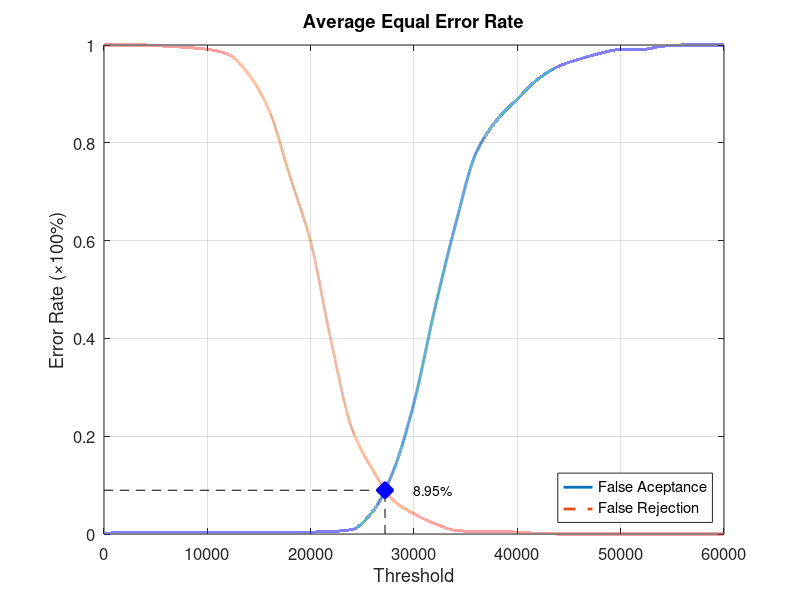
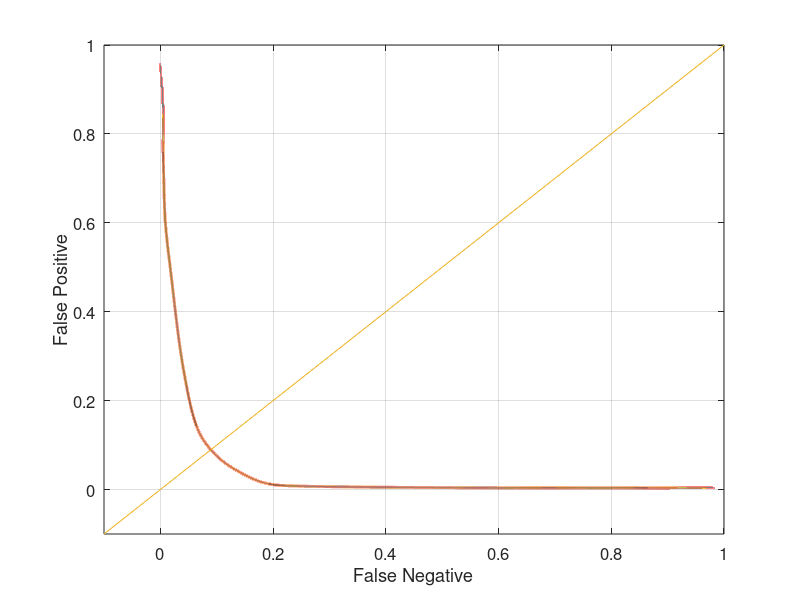

The MATLAB source for these figures, in order:
function yEER = Experiment3Average
close all;
clear;
clc;
x = 0:2000:60000;
xq = 0:0.5:60000;

y0 = [0 0.00394737 0.00394737 0.00394737 0.00394737 0.00394737 0.00394737 0.00394737 0.00394737 0.00394737 0.00394737 0.00526316 0.00921053 0.0460526 0.128947 0.268421 0.459211 0.631579 0.778947 0.846053 0.889474 0.930263 0.956579 0.971053 0.982895 0.990789 0.990789 0.997368 1 1 1];
yy0 = interp1(x, y0, xq, 'pchip');
y1 = [1 1 1 0.9975 0.995 0.99125 0.98125 0.94 0.865 0.73125 0.5975 0.3925 0.215 0.13125 0.06875 0.04125 0.02125 0.0075 0.005 0.005 0.00375 0.00125 0 0 0 0 0 0 0 0 0];
yy1 = interp1(x, y1, xq, 'pchip');

% Calculating EER: 
y2 = abs(y0 - y1);
find(y2 == min(y2))
yy2 = abs(yy0 - yy1);
xEER = find(yy2 == min(yy2));
xEERIndex = xq(xEER) % X-axis EER
yEER = yy0(xEER) % Y-axis EER

main = figure
plot(xq, yy0,'-','LineWidth', 2);	hold on
plot(xq, yy1,'--','LineWidth', 2);	hold on
plot([xEERIndex xEERIndex], [0 yEER], 'k--');	hold on
plot([0 xEERIndex], [yEER yEER], 'k--');	hold on
plot(xEERIndex, yEER, 'bx', 'LineWidth', 10);	hold on
text(xEERIndex + 10 * xEERIndex / 100, yEER, [num2str(round((10000 * yEER)) / 100) '%'])
legend('False Aceptance', 'False Rejection', 'Location', 'SouthEast')
xlabel('Threshold')
ylabel('Error Rate (\times100%)')
title('Average Equal Error Rate')
set(gca, 'FontSize', 12)
axis([0 60000 0 1])
grid on

print(main, 'Experiment3AverageMain', '-dpng');
FNRxFPR = figure('Color', [1 1 1]);
plot(yy1, yy0, '-', yy1, yy0, 'LineWidth', 2);
hold on
y = -0.1:0.1:1
plot(y, y); 
set(gca, 'FontSize', 12)
xlabel('False Negative')
ylabel('False Positive')
axis([-0.1 1 -0.1 1])
set(gca, 'FontSize', 12)
grid on

print(FNRxFPR, 'Experiment3AverageFNRxFPR','-dpng');
end
